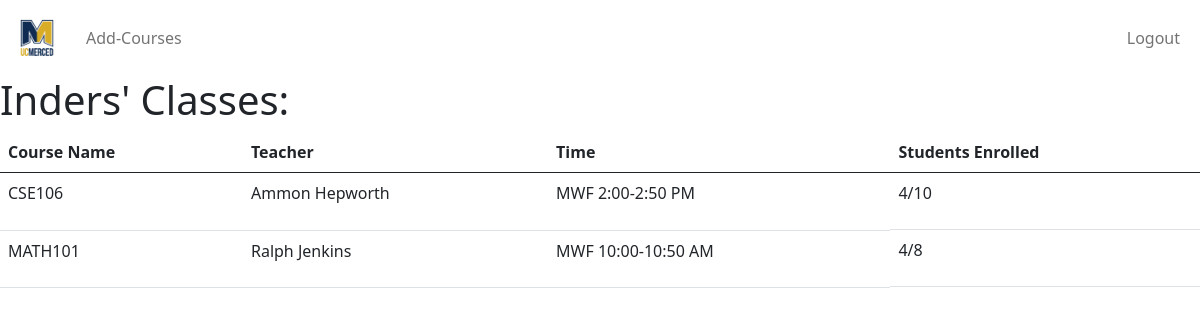
Page /student (signed in) on the committed database.
### app.py (models this page shows)
class Users(UserMixin, db.Model):
    __tablename__ = "Users"
    id = db.Column(db.Integer, primary_key = True)
    username = db.Column(db.String(20), nullable = False, unique= True)
    name = db.Column(db.String, nullable = False)
    password = db.Column(db.String(80), nullable = False)
    acc_type = db.Column(db.Integer, nullable = False)

class Classes(UserMixin, db.Model):
    id = db.Column(db.Integer, primary_key = True, autoincrement=True)
    course_name = db.Column(db.String(30))
    teacher = db.Column(db.String, nullable = False)
    number_enrolled = db.Column(db.Integer)
    capacity = db.Column(db.Integer)
    time = db.Column(db.String, nullable = False)

### app.py (the view)
@app.route("/student", methods = ['GET', 'POST'])
@login_required
def student():
    listCourses = []
    currentuser = current_user.id
    enrolled_classes = Enrollment.query.filter_by(users_id = currentuser)
    for course in enrolled_classes:
        listCourses.append(course.class_id)
    classes = Classes.query.filter(Classes.id.in_(listCourses))
    studentname = current_user.name
    return render_template('student.html', courses = classes, stdname = studentname)

### app.py (called while the page is built)
@login_manager.user_loader
def load_user(user_id):
    return Users.query.get(user_id)

### templates/student.html (shortened to what this page needs)
<!DOCTYPE html>
<html lang="en">
<head>
    <link href="https://cdn.jsdelivr.net/npm/bootstrap@5.0.2/dist/css/bootstrap.min.css" rel="stylesheet">
</head>
<body>
<nav class="navbar navbar-expand-lg navbar-light bg-white">
    <div class="container-fluid">
      <div class="collapse navbar-collapse" id="navbarSupportedContent">
        <a class="navbar-brand mt-2 mt-lg-0" href="#">
          <img
            height="50"
            width="50"
            alt="MDB Logo"
            loading="lazy"
          />
        </a>
        <ul class="navbar-nav me-auto mb-2 mb-lg-0">
          <li class="nav-item">
            <a class="nav-link" href="{{ url_for('studentenroll') }}">Add-Courses</a>
          </li>
        </ul>
      </div>
      <div class="d-flex align-items-center">
        <ul class="navbar-nav me-auto mb-2 mb-lg-0">
            <li class="nav-item">
                <a href="{{url_for('logout')}}" class="nav-link">Logout</a>
            </li>
          </ul>
      </div>
      </div>
  </nav>
    <h1>{{stdname}}s' Classes:</h1>
    <div>
        <table class="table table-hover">
            <thead>
            <tr>
                <th scope="col">Course Name</th>
                <th scope="col">Teacher</th>
                <th scope="col">Time</th>
                <th scope="col">Students Enrolled</th>
            </tr>
            </thead>
            <tbody>
            {% for course in courses %}
            <tr>
              <td>{{course.course_name}}</td>
              <td>{{course.teacher}}</td>
              <td>{{course.time}}</td>
              <td style = "display: flex;" >{{course.number_enrolled}} <p> / </p> {{course.capacity}}    </td>
            </tr>
            {% endfor %}</tbody>
        </table>
    </div>
</body>
</html>

### rows in the picture
Users: name "Inder"
Classes: course_name "CSE106", teacher "Ammon Hepworth", time "MWF 2:00-2:50 PM", number_enrolled "4", capacity "10"
Classes: course_name "MATH101", teacher "Ralph Jenkins", time "MWF 10:00-10:50 AM", number_enrolled "4", capacity "8"
